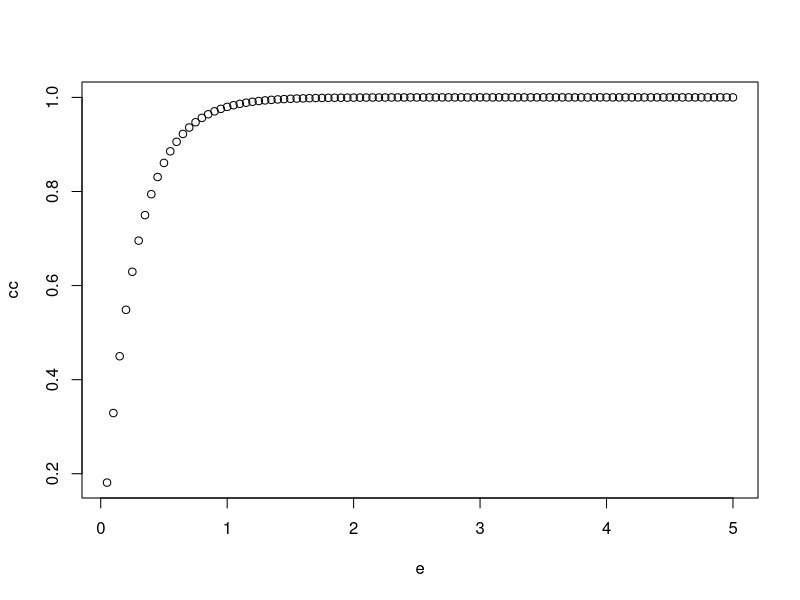
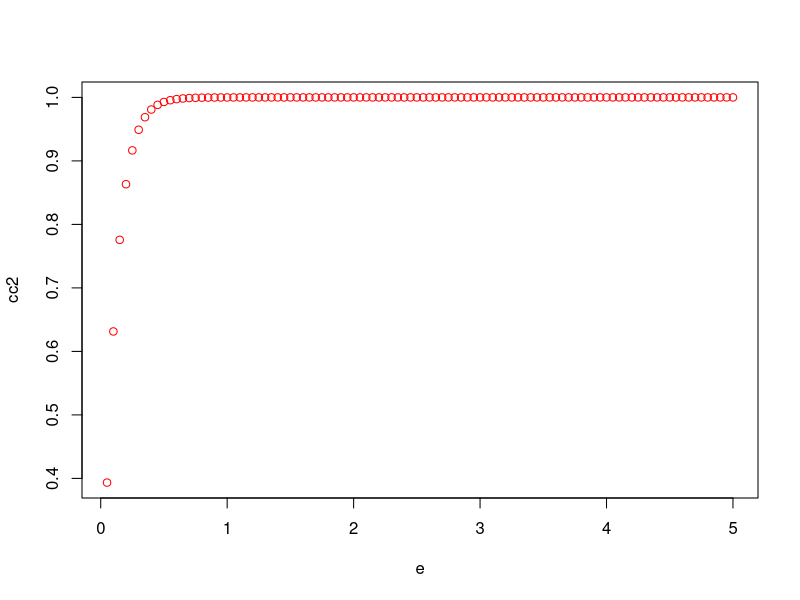
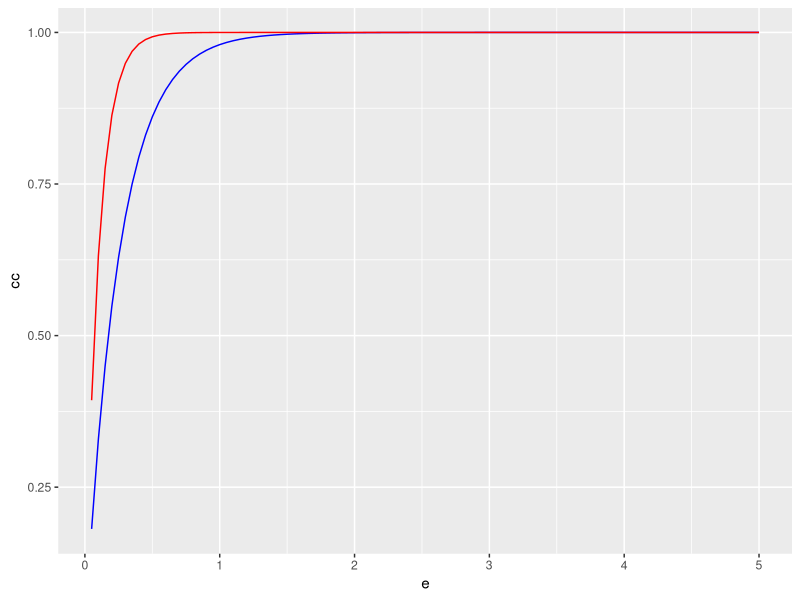

These figures' R source, in order: (Note: this script raises an error after producing the figures.)

a=0.75
b=0.75

1-(1-a)*(1-b)

a2=a/2
b2=b/2

a1=a-a2
b1=b-b2

td = a2+b2
cd = 1-(1-a)*(1-b)


a+b
1-(1-a)*(1-b)
cd*(1-td)+td

linearcover = a+b
geometriccover = 1-(1-a)*(1-b)

((cd*(1-td)+td)-geometriccover)/linearcover



agg.cover <- function(cover,max.overlap){
  geometriccover <- 1-exp(sum(log(1-cover)))
  linearcover <- sum(cover*(1-max.overlap))
  total.cover = geometriccover*(1-linearcover)+linearcover
  return(total.cover)
}

cv <- c(0.02,0.1,0.75)

calc = agg.cover(cv, 0.95)

actual = .99
0.9*.05

calc*0.95
max.overlap=0.95
cover = c(0.02,0.1,0.75,0.9)
gcover <- 1-exp(sum(log(1-cover)))
lcover <- sum(cover*(1-max.overlap))
total.cover = gcover*(1-lcover)+lcover

r = actual/gcover
r2 = log(1-actual)/log(1-gcover)
#r3 = log((1-actual)/(1-gcover))
lcover * r 
gcover2 = 1-exp(log(1-cover)*r2)
#gcover3 = 1-exp(log(1-cover)+r3)
gcover
1-exp(sum(log(1-gcover2)))

gcover2 - cover
gcover2 / cover
(1-gcover2)-(1-cover)
(1-gcover2)/(1-cover)
log(1-gcover2)/log(1-cover)

(1-cover)^1.1/(1-cover)

cover
1-(1-cover)^1.1

e = c(1:100)*0.05
for(i in 1:100){
cx = 1-(1-cover)^e[i]
c0=agg.cover(cx,0.95)
if(i==1){cc=c0}else{cc=c(cc,c0)}
}


cover2 = c(0.2,0.1,0.5,0.9,0.8,0.9,0.9)
e = c(1:100)*0.05
for(i in 1:100){
  cx = 1-(1-cover2)^e[i]
  c0=agg.cover(cx,0.95)
  if(i==1){cc2=c0}else{cc2=c(cc2,c0)}
}
plot(cc~e)
plot(cc2~e,col='red', add=T)
library(ggplot2)

ggplot()+
  geom_line(aes(x=e, y=cc), col='blue')+  
  geom_line(aes(x=e, y=cc2), col='red')




#newSubcanopy: 100-100*Exp(IIf([subcanopy]>=100,-3,Log(1-[Subcanopy]/100))*Log(1-[Tree_Cover]/100)/[lnOverstory])
#
#
#
#
#
#
#
#
#
#
#

neff <- function(x) {
  1/sum((x/sum(x))^2)
}
peff <- function(x) {
  1-mean(1-x)
}

agcov <- function(x){
  1-(exp(sum(log(1-x))))
}


x=c(0.5,0.25,0.01,0.01,0.01)
n=neff(x)
x1 = 1-(1-agcov(x))^(1/n)
c = (1-(1-x1)^n)
fc=0.9
f = fc/c
p = (1-(1-(1-(1-x1)^n)*f)^1/n)/x1


(1-(1-x1*p)^n) = (1-(1-x1)^n)*f
1-(1-x1*p)^n = fc
(1-x1*p)^n = 1-fc
x1*p = 1-(1-fc)^(1/n)
p = (1-(1-fc)^(1/n))/x1

1-x1*p = log(1-(1-(1-x1)^n)*f)/log(n)
x1*p = 1-log(1-(1-(1-x1)^n)*f)/log(n)
p = (1-log(1-(1-(1-x1)^n)*f)/log(n))/x1
